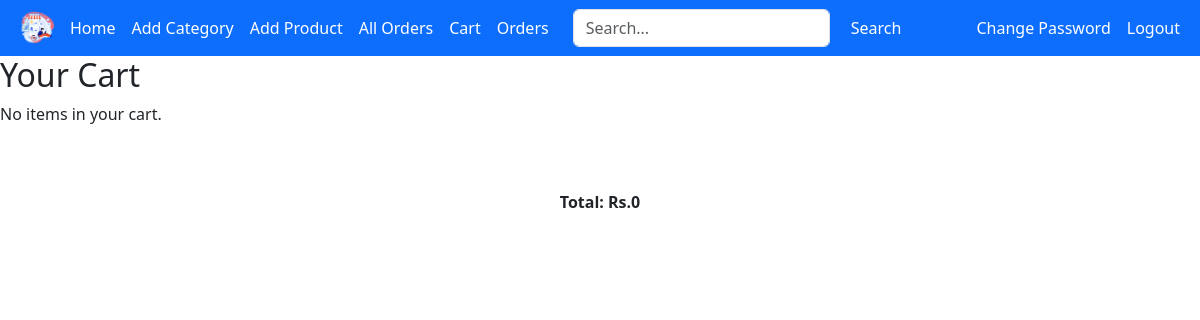
/cart/ (signed in), run on an earlier commit of the app's database.
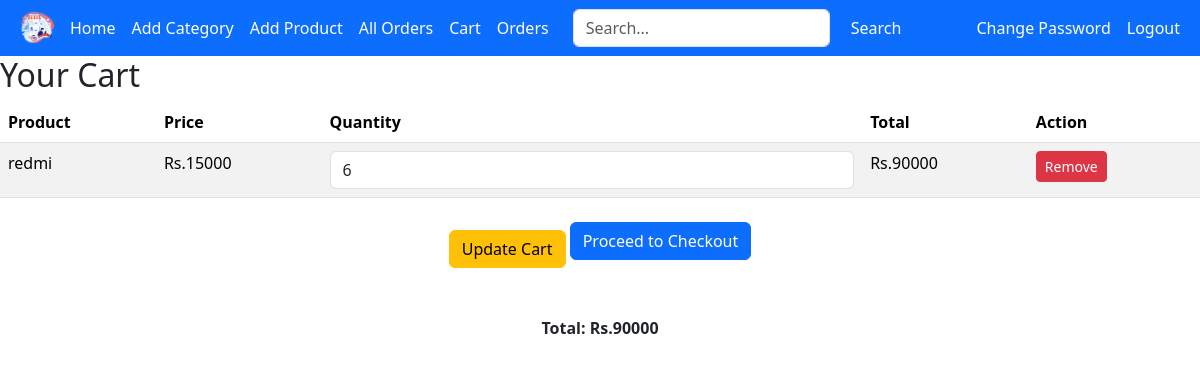
And on a later commit of the database.
### app/models.py (models this page shows, shortened)
class OrderItem(models.Model):
    user = models.ForeignKey(User, on_delete=models.CASCADE)
    product = models.ForeignKey(Product, on_delete=models.CASCADE)
    quantity = models.IntegerField(default=0)
    ordered=models.BooleanField(default=False)
    def get_total_item_price(self):
        return self.quantity*self.product.price

class Product(models.Model):
    name = models.CharField(max_length=60)
    price = models.IntegerField(default=0)
    category = models.ForeignKey(Category, on_delete=models.CASCADE, default=1)
    description = models.CharField(
        max_length=250, default='', blank=True, null=True)
    image = models.ImageField(upload_to='products/')

### app/views.py (the view, shortened to what this page needs)
# urls.py: path('cart/', views.view_cart, name='cart'),
def view_cart(request):
    cart_items = OrderItem.objects.filter(user=request.user, ordered=False)
    total_price = sum(item.get_total_item_price() for item in cart_items)
    request.session['total_price']= total_price
    context = {
        'cart_items': cart_items,
        'total_price': total_price,
    }
    return render(request, 'view_cart.html', context)

### app/templates/view_cart.html (shortened to what this page needs)
{% extends "base.html" %}
{% block content %}
<h2>Your Cart</h2>
{% if cart_items %}
<form method="POST" action="{% url 'cart' %}">
    <table class="table table-striped">
        <thead>
            <tr>
                <th>Product</th>
                <th>Price</th>
                <th>Quantity</th>
                <th>Total</th>
                <th>Action</th>
            </tr>
        </thead>
        <tbody>
            {% for item in cart_items %}
            <tr>
                <td>{{ item.product.name }}</td>
                <td>Rs.{{ item.product.price }}</td>
                <td>
                    <input type="number" name="quantity_{{ item.id }}" value="{{ item.quantity }}" min="0" class="form-control">
                </td>
                <td>Rs.{{ item.get_total_item_price }}</td>
                <td>
                    <a href="{% url 'remove_from_cart' item.id %}" class="btn btn-danger btn-sm">Remove</a>
                </td>
            </tr>
            {% endfor %}
        </tbody>
    </table>
    <div class="text-center">
        <button type="submit" class="btn btn-warning mt-3">Update Cart</button>
        <a href="{% url "checkout" %}" class="btn btn-primary">Proceed to Checkout</a>
    </div>
</form>
{% else %}
<p>No items in your cart.</p>
{% endif %}
<br>
<br>
<p class="text-center"><strong>Total: Rs.{{ total_price }}</strong></p>
{% endblock %}

What changed in the data, as far as the page shows it:
added OrderItem: product.name "redmi", product.price "15000", quantity "6", get_total_item_price "90000"
Also different on the page:
{{ total_price }}: "0" → "90000"
text no longer shown: "No items in your cart."
text now shown: "Product Price Quantity Total Action Update Cart Proceed to Checkout"
